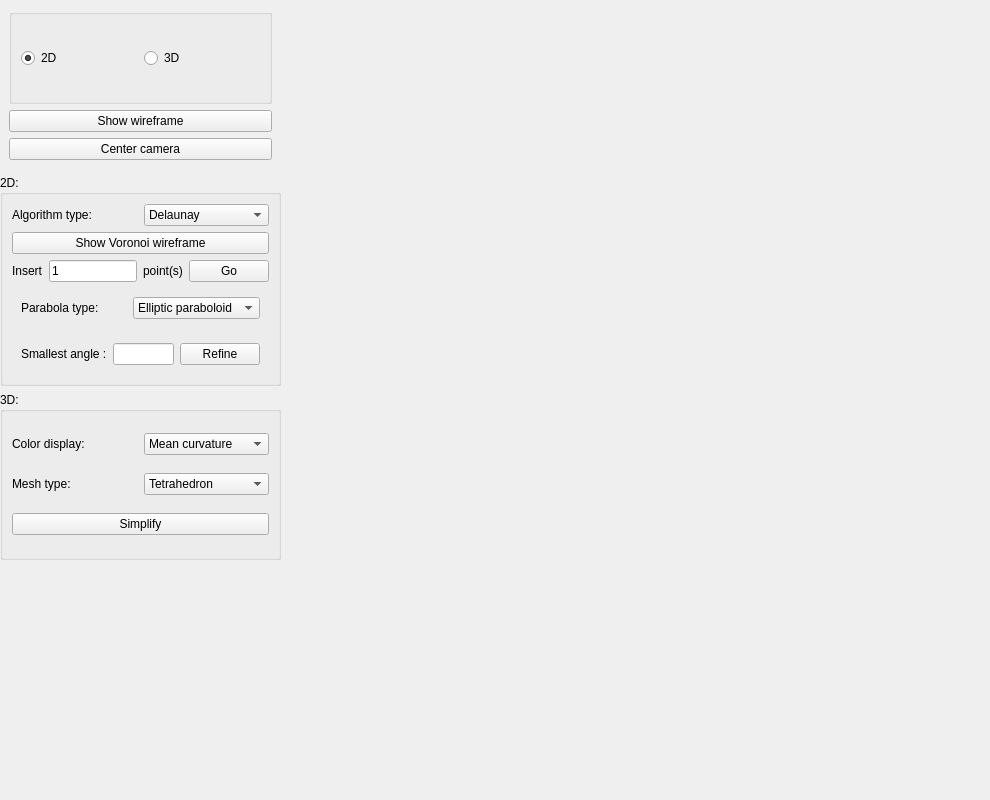
<?xml version="1.0" encoding="UTF-8"?>
<ui version="4.0">
 <class>MainWindow</class>
 <widget class="QMainWindow" name="MainWindow">
  <property name="geometry">
   <rect>
    <x>0</x>
    <y>0</y>
    <width>990</width>
    <height>800</height>
   </rect>
  </property>
  <property name="windowTitle">
   <string>MainWindow</string>
  </property>
  <widget class="QWidget" name="centralwidget">
   <widget class="Scene" name="scene" native="true">
    <property name="geometry">
     <rect>
      <x>286</x>
      <y>0</y>
      <width>701</width>
      <height>801</height>
     </rect>
    </property>
    <property name="minimumSize">
     <size>
      <width>0</width>
      <height>0</height>
     </size>
    </property>
   </widget>
   <widget class="QWidget" name="verticalLayoutWidget_3">
    <property name="geometry">
     <rect>
      <x>0</x>
      <y>0</y>
      <width>281</width>
      <height>560</height>
     </rect>
    </property>
    <layout class="QVBoxLayout" name="setup_layout">
     <item>
      <widget class="QWidget" name="main_setup_widget" native="true">
       <layout class="QVBoxLayout" name="verticalLayout_3">
        <item>
         <widget class="QGroupBox" name="dimension_groupbox">
          <property name="sizePolicy">
           <sizepolicy hsizetype="Expanding" vsizetype="Preferred">
            <horstretch>0</horstretch>
            <verstretch>0</verstretch>
           </sizepolicy>
          </property>
          <property name="title">
           <string/>
          </property>
          <property name="flat">
           <bool>false</bool>
          </property>
          <layout class="QHBoxLayout" name="horizontalLayout">
           <item>
            <widget class="QRadioButton" name="radio_button_2d">
             <property name="text">
              <string>2D</string>
             </property>
             <property name="checked">
              <bool>true</bool>
             </property>
            </widget>
           </item>
           <item>
            <widget class="QRadioButton" name="radio_button_3d">
             <property name="text">
              <string>3D</string>
             </property>
            </widget>
           </item>
          </layout>
         </widget>
        </item>
        <item>
         <widget class="QPushButton" name="display_type_push_button">
          <property name="text">
           <string>Show wireframe</string>
          </property>
         </widget>
        </item>
        <item>
         <widget class="QPushButton" name="center_camera_push_button">
          <property name="text">
           <string>Center camera</string>
          </property>
         </widget>
        </item>
       </layout>
      </widget>
     </item>
     <item>
      <widget class="QGroupBox" name="d2_groupbox">
       <property name="title">
        <string>2D:</string>
       </property>
       <layout class="QVBoxLayout" name="verticalLayout">
        <item>
         <layout class="QHBoxLayout" name="algorithm_2d_layout">
          <item>
           <widget class="QLabel" name="algorithm_type_label">
            <property name="text">
             <string>Algorithm type:</string>
            </property>
           </widget>
          </item>
          <item>
           <widget class="QComboBox" name="algorithm_type_combobox">
            <item>
             <property name="text">
              <string>Delaunay</string>
             </property>
            </item>
            <item>
             <property name="text">
              <string>Crust</string>
             </property>
            </item>
            <item>
             <property name="text">
              <string>Ruppert</string>
             </property>
            </item>
            <item>
             <property name="text">
              <string>Parabola</string>
             </property>
            </item>
           </widget>
          </item>
         </layout>
        </item>
        <item>
         <widget class="QPushButton" name="voronoi_display_push_button">
          <property name="text">
           <string>Show Voronoi wireframe</string>
          </property>
         </widget>
        </item>
        <item>
         <layout class="QHBoxLayout" name="insert_points_layout">
          <item>
           <widget class="QLabel" name="insert_points_label_1">
            <property name="text">
             <string>Insert</string>
            </property>
           </widget>
          </item>
          <item>
           <widget class="QLineEdit" name="insert_points_line_edit">
            <property name="text">
             <string>1</string>
            </property>
           </widget>
          </item>
          <item>
           <widget class="QLabel" name="insert_points_label_2">
            <property name="text">
             <string>point(s)</string>
            </property>
           </widget>
          </item>
          <item>
           <widget class="QPushButton" name="insert_points_push_button">
            <property name="text">
             <string>Go</string>
            </property>
           </widget>
          </item>
         </layout>
        </item>
        <item>
         <widget class="QWidget" name="parabola_widget" native="true">
          <layout class="QHBoxLayout" name="parabola_layout">
           <item>
            <widget class="QLabel" name="parabola_type_label">
             <property name="text">
              <string>Parabola type:</string>
             </property>
            </widget>
           </item>
           <item>
            <widget class="QComboBox" name="parabola_type_combobox">
             <item>
              <property name="text">
               <string>Elliptic paraboloid</string>
              </property>
             </item>
             <item>
              <property name="text">
               <string>Rosenbrock</string>
              </property>
             </item>
            </widget>
           </item>
          </layout>
         </widget>
        </item>
        <item>
         <widget class="QWidget" name="ruppert_widget" native="true">
          <layout class="QHBoxLayout" name="ruppert_layout">
           <item>
            <widget class="QLabel" name="alpha_ruppert_label">
             <property name="text">
              <string>Smallest angle :</string>
             </property>
            </widget>
           </item>
           <item>
            <widget class="QLineEdit" name="alpha_ruppert_line_edit"/>
           </item>
           <item>
            <widget class="QPushButton" name="refine_push_button">
             <property name="text">
              <string>Refine</string>
             </property>
            </widget>
           </item>
          </layout>
         </widget>
        </item>
       </layout>
      </widget>
     </item>
     <item>
      <widget class="QGroupBox" name="d3_groupbox">
       <property name="title">
        <string>3D:</string>
       </property>
       <layout class="QVBoxLayout" name="verticalLayout_2">
        <item>
         <layout class="QHBoxLayout" name="color_display_layout">
          <item>
           <widget class="QLabel" name="color_display_label">
            <property name="text">
             <string>Color display:</string>
            </property>
           </widget>
          </item>
          <item>
           <widget class="QComboBox" name="color_display_combobox">
            <item>
             <property name="text">
              <string>Mean curvature</string>
             </property>
            </item>
            <item>
             <property name="text">
              <string>X curvature</string>
             </property>
            </item>
            <item>
             <property name="text">
              <string>Y curvature</string>
             </property>
            </item>
            <item>
             <property name="text">
              <string>Z curvature</string>
             </property>
            </item>
           </widget>
          </item>
         </layout>
        </item>
        <item>
         <layout class="QHBoxLayout" name="mesh_3d_type_layout">
          <item>
           <widget class="QLabel" name="mesh3d__type_label">
            <property name="text">
             <string>Mesh type:</string>
            </property>
           </widget>
          </item>
          <item>
           <widget class="QComboBox" name="mesh_3d_type_combobox">
            <item>
             <property name="text">
              <string>Tetrahedron</string>
             </property>
            </item>
            <item>
             <property name="text">
              <string>Pyramid</string>
             </property>
            </item>
            <item>
             <property name="text">
              <string>Queen statue</string>
             </property>
            </item>
           </widget>
          </item>
         </layout>
        </item>
        <item>
         <widget class="QPushButton" name="simplify_push_button">
          <property name="text">
           <string>Simplify</string>
          </property>
         </widget>
        </item>
       </layout>
      </widget>
     </item>
    </layout>
   </widget>
  </widget>
 </widget>
 <customwidgets>
  <customwidget>
   <class>Scene</class>
   <extends>QWidget</extends>
   <header>ui/Scene.h</header>
  </customwidget>
 </customwidgets>
 <resources/>
 <connections/>
</ui>
